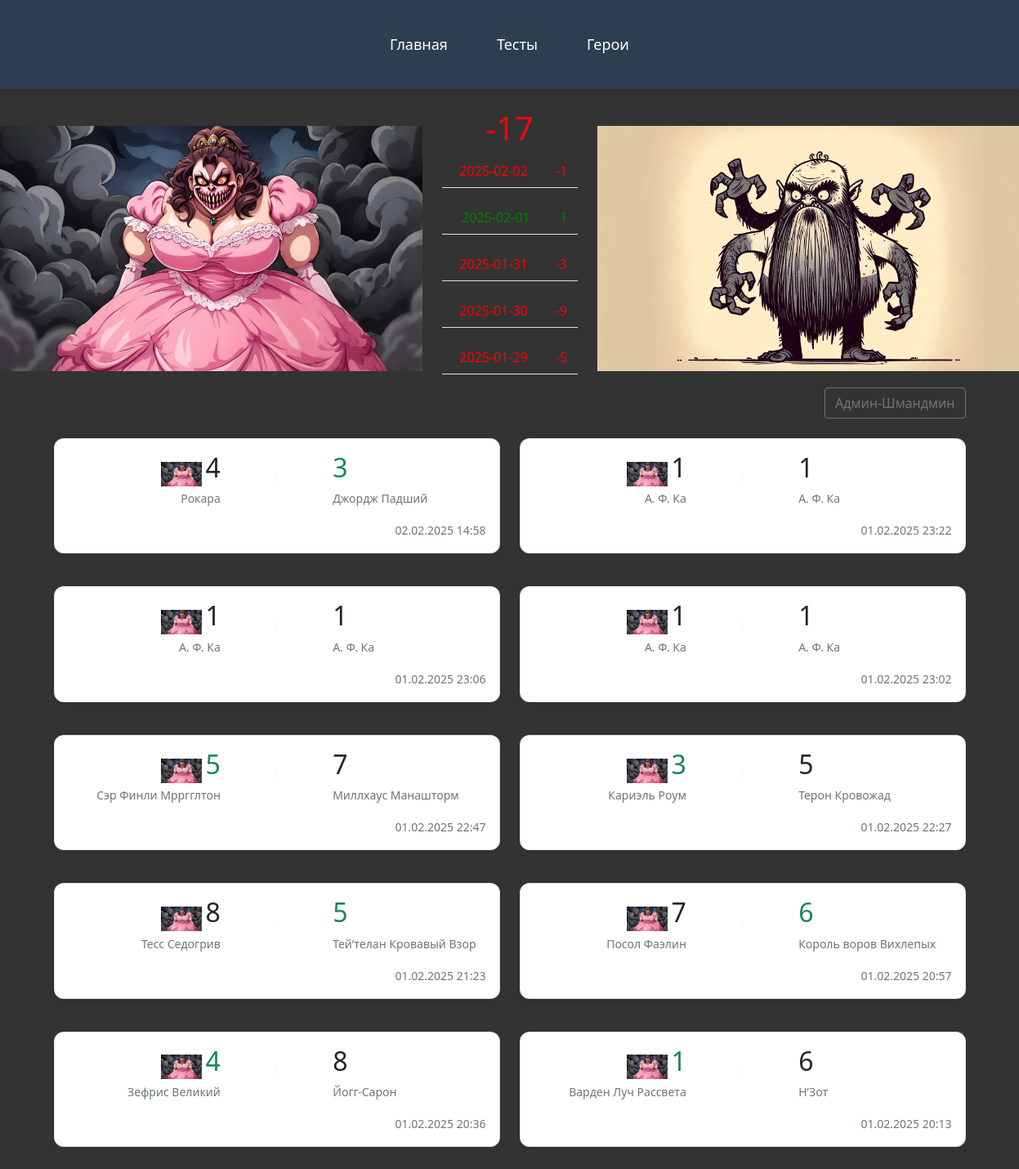
The page / on the database its author committed.
### tables this page shows
CREATE TABLE games (
                id INTEGER PRIMARY KEY AUTOINCREMENT,
                timestamp DATETIME DEFAULT CURRENT_TIMESTAMP,
                player1_hero TEXT NOT NULL,
                player1_place INTEGER NOT NULL,
                player2_hero TEXT NOT NULL,
                player2_place INTEGER NOT NULL
            , fl_calculated BOOLEAN DEFAULT 0, player1_unit_type INTEGER DEFAULT 1, player2_unit_type INTEGER DEFAULT 1);

### app/routers.py (the view)
@app.route('/')
def index():
    db = get_db()
    cursor = db.cursor()
    games = cursor.execute('''
        SELECT
            id,
            datetime(timestamp) as timestamp,
            player1_hero,
            player1_place,
            player2_hero,
            player2_place
        FROM games
        ORDER BY timestamp DESC
        LIMIT 10
    ''').fetchall()
    total_score = cursor.execute('''
        SELECT SUM(player1_place - player2_place)
        FROM games
    ''').fetchone()[0] or 0
    scores_5day = cursor.execute('''
    SELECT
        date(timestamp)                         as day,
        -1*SUM(player1_place - player2_place)   as score,
        CASE
            WHEN SUM(player1_place - player2_place) < 0 THEN 'color:green'
            WHEN SUM(player1_place - player2_place) > 0 THEN 'color:red'
            ELSE 'color:yellow'
        END score_color
    FROM games
    GROUP BY date(timestamp)
    ORDER BY timestamp DESC
    LIMIT 5
    ''').fetchall()
    if total_score > 0:
        txt_score = f'-{total_score}'
        score_color = 'color:red'
    elif total_score < 0:
        txt_score = f'+{-total_score}'
        score_color = 'color:green'
    else:
        txt_score = '0'
        score_color = 'color:yellow'
    with open('app/static/data/heroes.txt', 'r') as f:
        hero_list = f.read().splitlines()
    unit_types = cursor.execute('''SELECT id, name FROM unit_types ORDER BY id''').fetchall()
    return render_template('index.html',
                           games=games,
                           score=txt_score,
                           score_color=score_color,
                           hero_list=hero_list,
                           scores_5day=scores_5day,
                           unit_types=unit_types)

### app/__init__.py (called while the page is built)
@app.template_filter('datetimeformat')
def datetimeformat_filter(value, format='%d.%m.%Y %H:%M'):
    if isinstance(value, str):
        try:
            value = datetime.strptime(value, '%Y-%m-%d %H:%M:%S')
        except:
            return value
    return value.strftime(format)

### app/database.py (called while the page is built)
def get_db():
    db = getattr(g, '_database', None)
    if db is None:
        db = g._database = sqlite3.connect(DATABASE)
        db.row_factory = sqlite3.Row
    return db

### app/templates/index.html
{% extends "base.html" %}
{% block content %}
    <div class="row align-items-center">
            <div class="col-5">
                <div class="d-flex align-items-center justify-content-end">
                    <img src="{{ url_for('static', filename='images/vano2.webp') }}"
                         alt="Player 1 Emblem" class="emblem" width="530" height="300">
                </div>
            </div>
            <div class="col-2 text-center">
                <h1 class="score-display" style={{ score_color }}>{{ score }}</h1>
                {% for day, score, score_color in scores_5day %}
                    <div class="score-table-row">
                        <table class="table">
                            <tr style={{ score_color }}>
                                <td>{{ day }}</td>
                                <td>{{ score }}</td>
                            </tr>
                        </table>
                    </div>
                {% endfor %}
            </div>
            <div class="col-5">
                <div class="d-flex align-items-center">
                    <img src="{{ url_for('static', filename='images/iv1.webp') }}"
                         alt="Player 2 Emblem" class="emblem" width="530" height="300">
                </div>
            </div>
        </div>
    <div class="d-flex justify-content-end mb-4">
        {% if session.logged_in %}
            <button class="btn btn-primary me-2"
                    data-bs-toggle="modal"
                    data-bs-target="#addResultModal">
                Добавить результат
            </button>
            <a href="/logout" class="btn btn-danger">Выйти</a>
        {% else %}
            <button class="btn btn-outline-secondary"
                    data-bs-toggle="modal"
                    data-bs-target="#loginModal">
                Админ-Шмандмин
            </button>
        {% endif %}
    </div>
    <div class="row g-4">
        {% for game in games %}
            {% include 'components/game_item.html' %}
        {% endfor %}
    </div>
{% endblock %}

### app/templates/base.html (shortened to what this page needs)
<!DOCTYPE html>
<html lang="ru">
<head>
    <link href="https://cdn.jsdelivr.net/npm/bootstrap@5.1.3/dist/css/bootstrap.min.css" rel="stylesheet">
    <link href="{{ url_for('static', filename='css/style.css') }}" rel="stylesheet">
</head>
<body>
    <header class="container-fluid custom-header py-3">
        <nav class="nav-links">
            <a href="/">Главная</a>
            <a href="/tests">Тесты</a>
            <a href="/heroes">Герои</a>
        </nav>
    </header>
    <main class="container py-4">
        {% block content %}{% endblock %}
    </main>
</body>
</html>

### app/templates/components/game_item.html (shortened to what this page needs)
<div class="col-md-6">
  <div class="card mb-3 shadow-sm">
    <div class="card-body">
      <div class="row align-items-center">
        <div class="col-5 text-end pe-4">
          <div class="position-relative">
            <div class="my_row">
              <img src="{{ url_for('static', filename='images/vano2.webp') }}"
                   alt="Player 1 Emblem" class="emblem" width="50" height="30">
              <h2 class="{{ 'text-success' if game.player1_place < game.player2_place }}" style="display: inline-block;">
                {{ game.player1_place }}
              </h2>
            </div>
            <small class="text-muted d-block">{{ game.player1_hero }}</small>
          </div>
        </div>
        <div class="col-2 text-center">
          <div class="vr h-100"></div>
        </div>
        <div class="col-5 ps-4">
          <div class="position-relative">
            <h2 class="{{ 'text-success' if game.player2_place < game.player1_place }}">
              {{ game.player2_place }}
            </h2>
            <small class="text-muted d-block">{{ game.player2_hero }}</small>
          </div>
        </div>
      </div>
      <div class="mt-3 text-end">
        <small class="text-muted">
          {{ game.timestamp|datetimeformat }}
        </small>
      </div>
    </div>
  </div>
</div>

### app/static/css/style.css (style rules this page uses)
.card { transition: transform 0.2s; border-radius: 12px; }
.vr { width: 2px; background: linear-gradient(to bottom, transparent 0%, rgba(0,0,0,0.1) 50%, transparent 100%); }
body { background-color: #333; }

### app/templates/base.html (style rules this page uses)
body {  font-family: 'Arial', sans-serif; }
.custom-header { background-color: #2c3e50; box-shadow: 0 2px 5px rgba(0,0,0,0.1); }
.nav-links { display: flex; justify-content: center; gap: 30px; padding: 15px 0; }
.nav-links a { text-decoration: none; color: white; font-weight: 500; font-size: 18px; position: relative; transition: all 0.3s ease; padding: 10px 15px; border-radius: 5px; }
.nav-links a::after { content: ''; position: absolute; width: 0; height: 2px; bottom: 0; left: 50%; background-color: #3498db; transition: all 0.3s ease; }

### rows shown on the page
games: player1_place "4", player1_hero "Рокара", player2_place "3", player2_hero "Джордж Падший", timestamp "02.02.2025 14:58"
games: player1_place "1", player1_hero "А. Ф. Ка", player2_place "1", player2_hero "А. Ф. Ка", timestamp "01.02.2025 23:22"
games: player1_place "1", player1_hero "А. Ф. Ка", player2_place "1", player2_hero "А. Ф. Ка", timestamp "01.02.2025 23:06"
games: player1_place "1", player1_hero "А. Ф. Ка", player2_place "1", player2_hero "А. Ф. Ка", timestamp "01.02.2025 23:02"
games: player1_place "5", player1_hero "Сэр Финли Мрргглтон", player2_place "7", player2_hero "Миллхаус Манашторм", timestamp "01.02.2025 22:47"
games: player1_place "3", player1_hero "Кариэль Роум", player2_place "5", player2_hero "Терон Кровожад", timestamp "01.02.2025 22:27"
games: player1_place "8", player1_hero "Тесс Седогрив", player2_place "5", player2_hero "Тей’телан Кровавый Взор", timestamp "01.02.2025 21:23"
games: player1_place "7", player1_hero "Посол Фаэлин", player2_place "6", player2_hero "Король воров Вихлепых", timestamp "01.02.2025 20:57"
games: player1_place "4", player1_hero "Зефрис Великий", player2_place "8", player2_hero "Йогг-Сарон", timestamp "01.02.2025 20:36"
games: player1_place "1", player1_hero "Варден Луч Рассвета", player2_place "6", player2_hero "Н’Зот", timestamp "01.02.2025 20:13"

### other values the page prints
{{ score }} "-17"
{{ day }} "2025-02-02" "2025-02-01" "2025-01-31" "2025-01-30" "2025-01-29"
{{ score }} "-1" "1" "-3" "-9" "-5"
